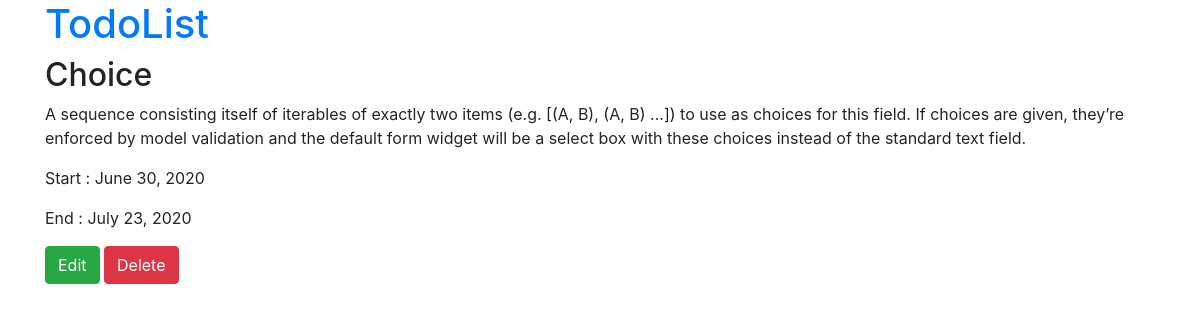
Page /todo/9/ on the committed database.
### todo/models.py (models this page shows)
class List(models.Model):
    title = models.CharField(max_length=50)
    description = models.TextField()
    date_add = models.DateTimeField(auto_now_add=True)
    date_modified = models.DateTimeField(auto_now=True)
    startdate = models.DateField()
    enddate = models.DateField()

### todo/views.py (the view)
# urls.py: path('<int:todolist_id>/', views.view_list, name='view_list'),
def view_list(request, todolist_id):
    todo = List.objects.get(id=todolist_id)
    context = {'list': todo}
    return render(request, 'todo/detail.html', context)

### todo/templates/todo/detail.html
{% extends "todo/index.html" %}
{% load static %}
{% block body %}
</div>
<h2>{{ list.title }}</h2>
<p>{{ list.description }}</p>
<p>Start : {{ list.startdate }}</p>
<p>End : {{ list.enddate }}</p>
<a class="btn btn-success" href="{% url 'todo:edit_list' list.id %}">Edit</a>
<a class="btn btn-danger" href="{% url 'todo:delete_list' list.id %}">Delete</a>
{% endblock %}

### rows in the picture
List: title "Choice", description "A sequence consisting itself of iterables of exactly two items (e.g. [(A, B), (A, B) ...]) to use as choices for this field. If choices are given, they’re enforced by model validation and the default form widget will be a select box with these choices instead of the standard text field.", startdate "June 30, 2020", enddate "July 23, 2020"
